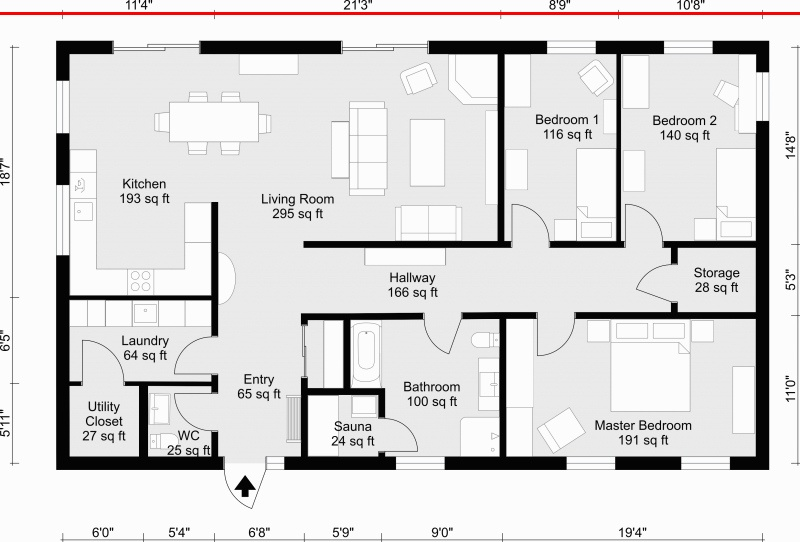
#> input picture lab/TRY004-input/TRY004-floorplan001.jpg, 800 x 542 px
$ python TRY003-main.py --input TRY004-input/TRY004-floorplan001.jpg
#> lines starting #> are read from the running program, lines starting #| are printed output that depends on the picture; after the words box and inside, x2 and y2 are one past the last pixel; in counts of white or black regions, pixels touching at a corner belong together
from __future__ import print_function
import cv2 as cv
import numpy as np
import argparse
import random as rng

rng.seed(12345)

## [load_image]
# Load the image
parser = argparse.ArgumentParser(description='Code for Image Segmentation with Distance Transform and Watershed Algorithm.\
    Sample code showing how to segment overlapping objects using Laplacian filtering, \
    in addition to Watershed and Distance Transformation')
parser.add_argument('--input', help='Path to input image.', default='cards.png')
args = parser.parse_args()

src = cv.imread(cv.samples.findFile(args.input))
#> src is the input picture: shape (542, 800, 3); mean B, G, R 218, 218, 219.2
if src is None:
    print('Could not open or find the image:', args.input)
    exit(0)

# Show source image
cv.imshow('Source Image', src)
## [load_image]

## [black_bg]
# Change the background from white to black, since that will help later to extract
# better results during the use of Distance Transform
src[np.all(src == 255, axis=2)] = 0
#> src: shape (542, 800, 3); 0.57% of pixels changed, all inside (x1, y1, x2, y2) = (0, 1, 800, 542)

# Show output image
cv.imshow('Black Background Image', src)
## [black_bg]

## [sharp]
# Create a kernel that we will use to sharpen our image
# an approximation of second derivative, a quite strong kernel
kernel = np.array([[1, 1, 1], [1, -8, 1], [1, 1, 1]], dtype=np.float32)

# do the laplacian filtering as it is
# well, we need to convert everything in something more deeper then CV_8U
# because the kernel has some negative values,
# and we can expect in general to have a Laplacian image with negative values
# BUT a 8bits unsigned int (the one we are working with) can contain values from 0 to 255
# so the possible negative number will be truncated
imgLaplacian = cv.filter2D(src, cv.CV_32F, kernel)
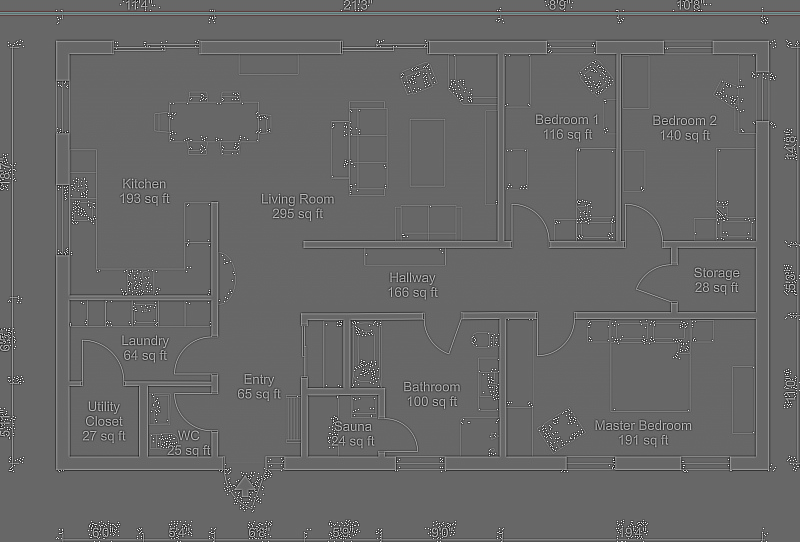
#> imgLaplacian: shape (542, 800, 3) float32; mean B, G, R -0.3, -0.3, -0.3; drawn with min black and max white
sharp = np.float32(src)
imgResult = sharp - imgLaplacian
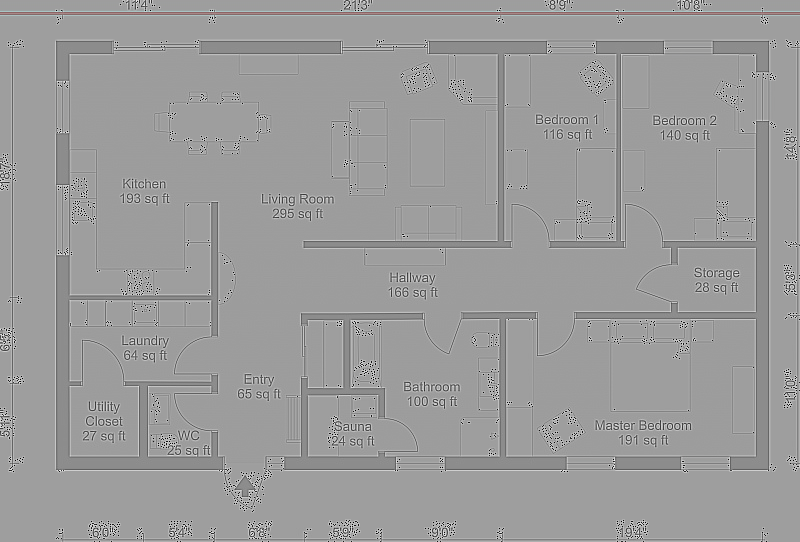
#> imgResult: shape (542, 800, 3) float32; mean B, G, R 217.3, 217.3, 218.5; drawn with min black and max white

# convert back to 8bits gray scale
imgResult = np.clip(imgResult, 0, 255)
imgResult = imgResult.astype('uint8')
imgLaplacian = np.clip(imgLaplacian, 0, 255)
imgLaplacian = np.uint8(imgLaplacian)

#cv.imshow('Laplace Filtered Image', imgLaplacian)
cv.imshow('New Sharped Image', imgResult)
## [sharp]

## [bin]
# Create binary image from source image
bw = cv.cvtColor(imgResult, cv.COLOR_BGR2GRAY)
_, bw = cv.threshold(bw, 40, 255, cv.THRESH_BINARY | cv.THRESH_OTSU)
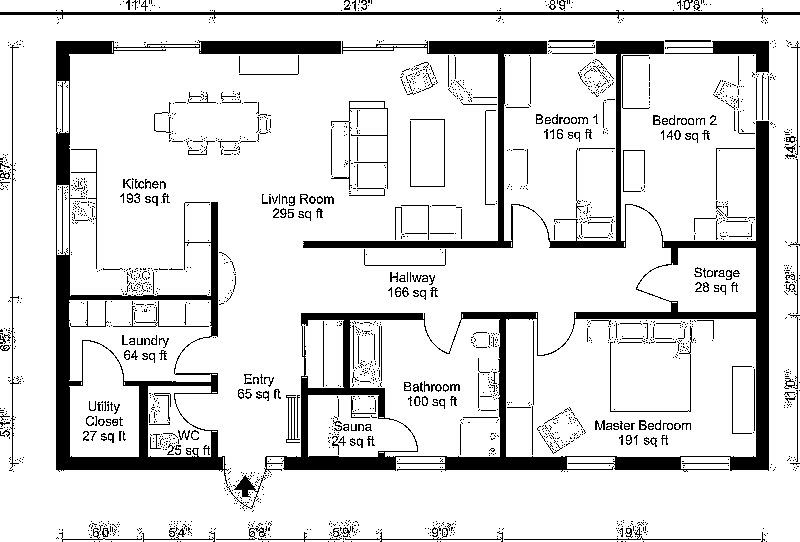
#> bw: shape (542, 800); 87.1% white; 2014 black regions (1735 under 20 px), largest, box (x1, y1, x2, y2) and area: (264, 41, 769, 474) 23034, (56, 41, 266, 509) 11183, (0, 10, 800, 19) 2430
cv.imshow('Binary Image', bw)
## [bin]

## [dist]
# Perform the distance transform algorithm
dist = cv.distanceTransform(bw, cv.DIST_L2, 3)

# Normalize the distance image for range = {0.0, 1.0}
# so we can visualize and threshold it
cv.normalize(dist, dist, 0, 1.0, cv.NORM_MINMAX)
cv.imshow('Distance Transform Image', dist)
## [dist]

## [peaks]
# Threshold to obtain the peaks
# This will be the markers for the foreground objects
_, dist = cv.threshold(dist, 0.4, 1.0, cv.THRESH_BINARY)
#> dist: shape (542, 800) float32; values 0 (black) and 1 (white), 6.9% white; 16 white regions (1 under 20 px), largest, box (x1, y1, x2, y2) and area: (284, 490, 800, 542) 8072, (231, 210, 365, 356) 5275, (0, 480, 207, 542) 3598

# Dilate a bit the dist image
kernel1 = np.ones((3,3), dtype=np.uint8)
dist = cv.dilate(dist, kernel1)
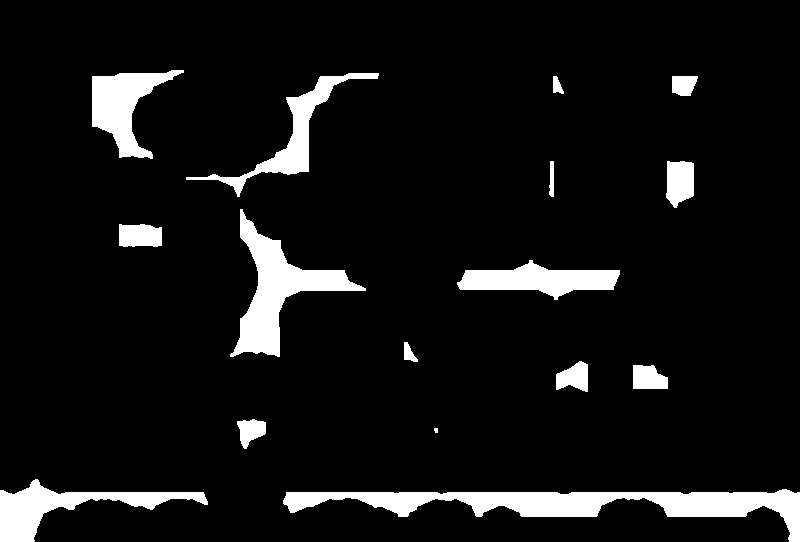
#> dist: shape (542, 800) float32; values 0 (black) and 1 (white), 8% white; 16 white regions (1 under 20 px), largest, box (x1, y1, x2, y2) and area: (283, 489, 800, 542) 9336, (230, 209, 366, 357) 5891, (0, 479, 208, 542) 4118
cv.imshow('Peaks', dist)
## [peaks]

## [seeds]
# Create the CV_8U version of the distance image
# It is needed for findContours()
dist_8u = dist.astype('uint8')
#> dist_8u: shape (542, 800); values 0 (black) and 1 (white), 8% white; 16 white regions (1 under 20 px)

# Find total markers
contours, _ = cv.findContours(dist_8u, cv.RETR_EXTERNAL, cv.CHAIN_APPROX_SIMPLE)
#> contours = 16 contours, 1 with area under 20; largest, box (x1, y1, x2, y2) and area: (283, 489, 800, 542) 8764, (230, 209, 366, 357) 5641, (0, 479, 208, 542) 3866, (92, 70, 184, 159) 3502, (457, 260, 620, 300) 3256

# Create the marker image for the watershed algorithm
markers = np.zeros(dist.shape, dtype=np.int32)

# Draw the foreground markers
for i in range(len(contours)):
    cv.drawContours(markers, contours, i, (i+1), -1)
#> this loop made 16 passes
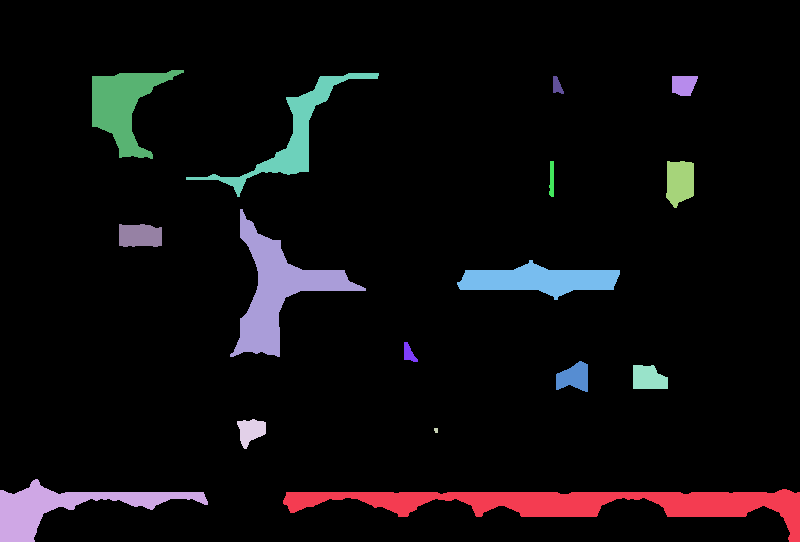
#> markers: shape (542, 800) int32; 17 distinct labels, from 0 to 16; one colour per label, 0 black

# Draw the background marker
cv.circle(markers, (5,5), 3, (255,255,255), -1)
#> markers: shape (542, 800) int32; 18 distinct labels, from 0 to 255
markers_8u = (markers * 10).astype('uint8')
cv.imshow('Markers', markers_8u)
## [seeds]

## [watershed]
# Perform the watershed algorithm
cv.watershed(imgResult, markers)

#mark = np.zeros(markers.shape, dtype=np.uint8)
mark = markers.astype('uint8')
mark = cv.bitwise_not(mark)
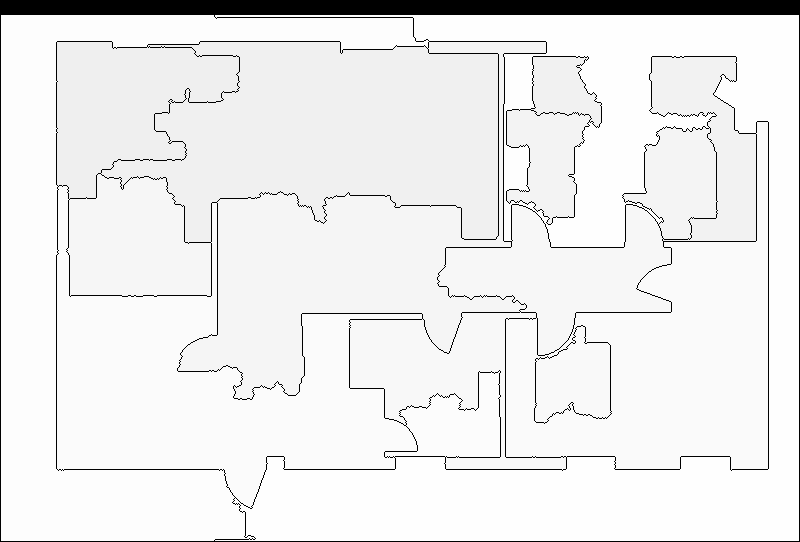
#> mark: shape (542, 800); min 0, max 254, mean 235.6
# uncomment this if you want to see how the mark
# image looks like at that point
#cv.imshow('Markers_v2', mark)

# Generate random colors
colors = []
for contour in contours:
    colors.append((rng.randint(0,256), rng.randint(0,256), rng.randint(0,256)))
#> after the loop, colors = [(213, 5, 152), (188, 99, 138), (223, 82, 191), (63, 221, 133), (89, 95, 181), (46, 211, 85), (75, 105, 39), (97, 174, 164), (12, 234, 173), (13, 212, 1), (3, 83, 91), (146, 50, 212), (54, 93, 192), (119, 168, 20), (118, 61, 255), (110, 95, 131)]

# Create the result image
dst = np.zeros((markers.shape[0], markers.shape[1], 3), dtype=np.uint8)

# Fill labeled objects with random colors
for i in range(markers.shape[0]):
    for j in range(markers.shape[1]):
        index = markers[i,j]
        if index > 0 and index <= len(contours):
            dst[i,j,:] = colors[index-1]
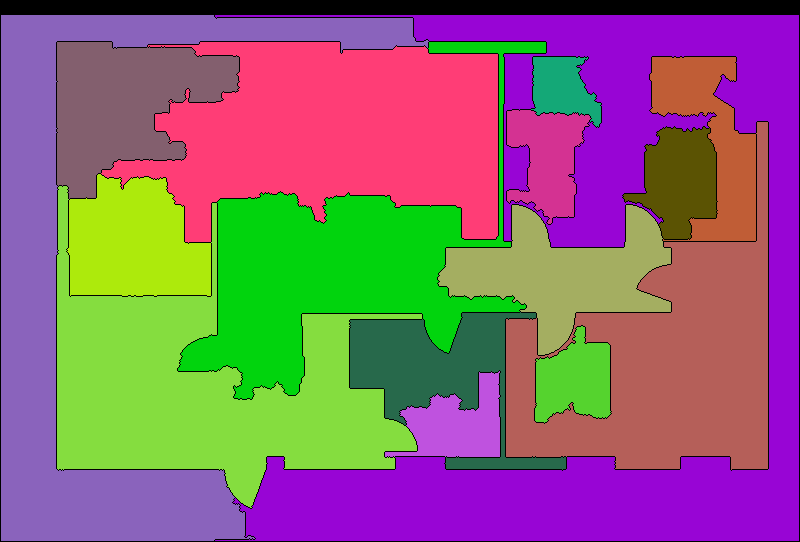
#> dst: shape (542, 800, 3); mean of channels 0, 1, 2 113.2, 101.1, 138.4; drawn as B, G, R

# Visualize the final image
cv.imshow('Final Result', dst)
## [watershed]

cv.waitKey()
